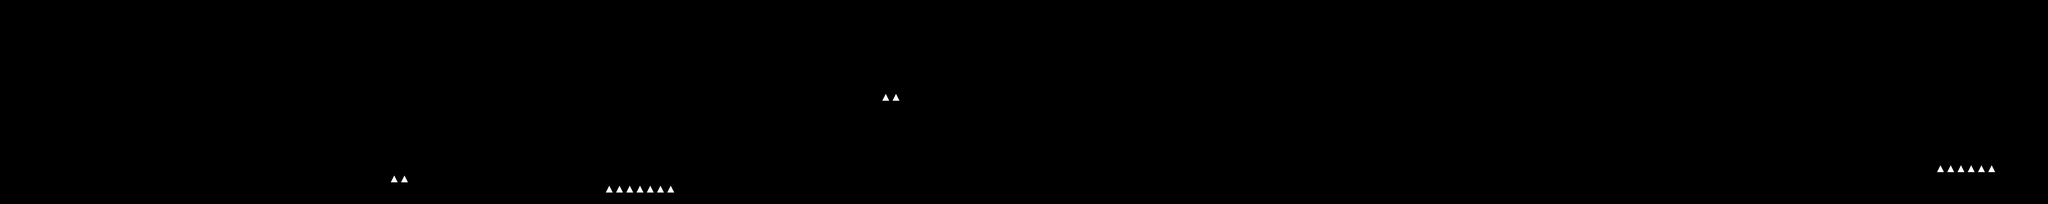

This is a level from a 2D game, rendered from its Tiled map with the project's own tilesets. A one-line summary and the map file follow, with tile-layer data summarised:
An orthogonal 200x20 tile map with 32x32 px tiles, 2 tile layers (tileLayer, hazardLayer) and 205 objects (74x color, 59x coin, 9x rock, 8x walker, 8x spike, ...).

<map version="1.0" orientation="orthogonal" renderorder="right-down" width="200" height="20" tilewidth="32" tileheight="32" nextobjectid="307">
 <tileset firstgid="1" name="worlds" tilewidth="32" tileheight="32" spacing="8" margin="4" tilecount="9" columns="9">
  <image source="tiles.png" width="360" height="40" />
 </tileset>
 <layer name="tileLayer" width="200" height="20">
  <data>[4000 cells, 671 non-empty, 8 distinct tile ids]</data>
 </layer>
 <objectgroup name="gameObjects">
  <object id="1" name="player" x="64" y="512" width="32" height="64" />
  <object id="4" name="walker" x="160" y="352" width="32" height="64" />
  <object id="6" name="walker" x="2656" y="512" width="32" height="64" />
  <object id="9" name="jumper" x="4352" y="448" width="32" height="64" />
  <object id="10" name="jumper" x="5088" y="448" width="32" height="64" />
  <object id="11" name="jumper" x="5888" y="448" width="32" height="64" />
  <object id="12" name="flyer" x="544" y="384" width="32" height="64" />
  <object id="15" name="staticshooter" x="3936" y="416" width="32" height="64" />
  <object id="16" name="staticshooter" x="4576" y="416" width="32" height="64" />
  <object id="28" name="coin" x="64" y="320" width="32" height="32" />
  <object id="19" name="coin" x="128" y="320" width="32" height="32" />
  <object id="20" name="coin" x="96" y="320" width="32" height="32" />
  <object id="21" name="powerup" x="3392" y="160" width="32" height="32" />
  <object id="24" name="exit" x="6336" y="416" width="64" height="96" />
  <object id="49" name="spike" x="1280" y="160" width="32" height="32" />
  <object id="51" name="spike" x="1696" y="416" width="32" height="32" />
  <object id="55" name="spike" x="2336" y="288" width="32" height="32" />
  <object id="56" name="spike" x="2592" y="288" width="32" height="32" />
  <object id="64" name="spike" x="4608" y="256" width="32" height="32" />
  <object id="64" name="walker" x="4446" y="447" width="32" height="64" />
  <object id="64" name="walker" x="5184" y="448" width="32" height="64" />
  <object id="68" name="walker" x="5280" y="448" width="32" height="64" />
  <object id="71" name="walker" x="4704" y="64" width="32" height="64" />
  <object id="73" name="walker" x="2912" y="384" width="32" height="64" />
  <object id="74" name="jumper" x="2656" y="512" width="32" height="64" />
  <object id="76" name="flyer" x="1760" y="448" width="32" height="64" />
  <object id="77" name="flyer" x="1216" y="448" width="32" height="64" />
  <object id="78" name="walker" x="288" y="512" width="32" height="64" />
  <object id="79" name="flyer" x="352" y="64" width="32" height="64" />
  <object id="80" name="flyer" x="800" y="192" width="32" height="64" />
  <object id="81" name="coin" x="1280" y="448" width="32" height="32" />
  <object id="82" name="coin" x="1312" y="448" width="32" height="32" />
  <object id="83" name="coin" x="1632" y="480" width="32" height="32" />
  <object id="84" name="coin" x="1920" y="384" width="32" height="32" />
  <object id="85" name="coin" x="1952" y="384" width="32" height="32" />
  <object id="89" name="coin" x="3264" y="96" width="32" height="32" />
  <object id="96" name="coin" x="3296" y="96" width="32" height="32" />
  <object id="103" name="coin" x="480" y="128" width="32" height="32" />
  <object id="104" name="coin" x="512" y="128" width="32" height="32" />
  <object id="105" name="coin" x="672" y="128" width="32" height="32" />
  <object id="106" name="coin" x="704" y="128" width="32" height="32" />
  <object id="107" name="coin" x="1664" y="480" width="32" height="32" />
  <object id="108" name="coin" x="1696" y="480" width="32" height="32" />
  <object id="109" name="coin" x="2016" y="384" width="32" height="32" />
  <object id="110" name="coin" x="2048" y="384" width="32" height="32" />
  <object id="113" name="coin" x="2496" y="480" width="32" height="32" />
  <object id="114" name="coin" x="2528" y="512" width="32" height="32" />
  <object id="117" name="coin" x="3168" y="288" width="32" height="32" />
  <object id="118" name="coin" x="3136" y="288" width="32" height="32" />
  <object id="119" name="coin" x="3232" y="320" width="32" height="32" />
  <object id="120" name="coin" x="3296" y="352" width="32" height="32" />
  <object id="121" name="coin" x="3424" y="160" width="32" height="32" />
  <object id="122" name="coin" x="3456" y="192" width="32" height="32" />
  <object id="124" name="coin" x="3648" y="352" width="32" height="32" />
  <object id="125" name="coin" x="3680" y="384" width="32" height="32" />
  <object id="126" name="coin" x="3712" y="416" width="32" height="32" />
  <object id="127" name="coin" x="3552" y="512" width="32" height="32" />
  <object id="128" name="coin" x="3552" y="480" width="32" height="32" />
  <object id="129" name="coin" x="3552" y="448" width="32" height="32" />
  <object id="130" name="coin" x="4224" y="448" width="32" height="32" />
  <object id="131" name="coin" x="4256" y="448" width="32" height="32" />
  <object id="132" name="coin" x="4288" y="448" width="32" height="32" />
  <object id="133" name="coin" x="4320" y="448" width="32" height="32" />
  <object id="134" name="coin" x="4320" y="32" width="32" height="32" />
  <object id="135" name="coin" x="4352" y="32" width="32" height="32" />
  <object id="136" name="coin" x="4384" y="64" width="32" height="32" />
  <object id="137" name="coin" x="4576" y="96" width="32" height="32" />
  <object id="138" name="coin" x="4608" y="96" width="32" height="32" />
  <object id="139" name="coin" x="4640" y="96" width="32" height="32" />
  <object id="140" name="coin" x="4672" y="96" width="32" height="32" />
  <object id="150" name="coin" x="6112" y="384" width="32" height="32" />
  <object id="161" name="coin" x="1536" y="256" width="32" height="32" />
  <object id="162" name="coin" x="1568" y="224" width="32" height="32" />
  <object id="163" name="coin" x="1728" y="480" width="32" height="32" />
  <object id="165" name="coin" x="928" y="512" width="32" height="32" />
  <object id="166" name="coin" x="928" y="480" width="32" height="32" />
  <object id="167" name="coin" x="928" y="448" width="32" height="32" />
  <object id="168" name="coin" x="928" y="416" width="32" height="32" />
  <object id="169" name="coin" x="32" y="128" width="32" height="32" />
  <object id="170" name="coin" x="32" y="96" width="32" height="32" />
  <object id="238" name="spike" x="5728" y="352" width="32" height="32" />
  <object id="239" name="spike" x="4416" y="256" width="32" height="32" />
  <object id="240" name="spike" x="2496" y="224" width="32" height="32" />
  <object id="244" name="staticshooter" x="1408" y="352" width="32" height="64" />
  <object id="247" name="staticshooter" x="2688" y="512" width="32" height="64" />
  <object id="248" name="staticshooter" x="4928" y="448" width="32" height="64" />
  <object id="249" name="staticshooter" x="5344" y="448" width="32" height="64" />
  <object id="250" name="staticshooter" x="5728" y="224" width="32" height="64" />
  <object id="274" name="coin" x="4224" y="160" width="32" height="32" />
  <object id="275" name="coin" x="4256" y="192" width="32" height="32" />
  <object id="276" name="coin" x="4160" y="96" width="32" height="32" />
  <object id="277" name="coin" x="4192" y="64" width="32" height="32" />
  <object id="280" name="coin" x="6144" y="384" width="32" height="32" />
  <object id="281" name="coin" x="6176" y="384" width="32" height="32" />
  <object id="283" name="flyer" x="1664" y="224" width="32" height="64" />
  <object id="284" name="flyer" x="3808" y="448" width="32" height="64" />
  </objectgroup>
 <layer name="hazardLayer" width="200" height="20">
  <data>[4000 cells, 18 non-empty, 2 distinct tile ids]</data>
 </layer>
 <objectgroup name="colors">
  <!-- 104 objects omitted --></objectgroup>
 <objectgroup name="background">
  <!-- 3 objects omitted --></objectgroup>
</map>
<!-- 109 of 205 objects omitted -->
